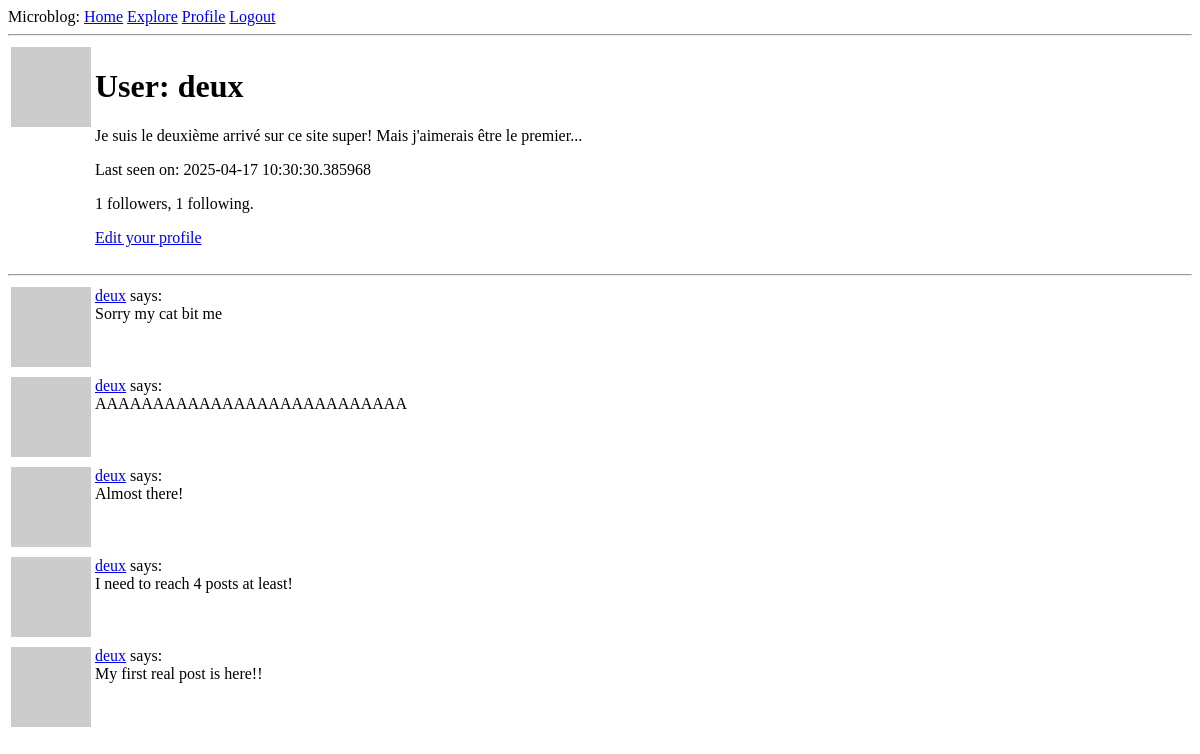
The page /user/deux (signed in) on the database as committed earlier.
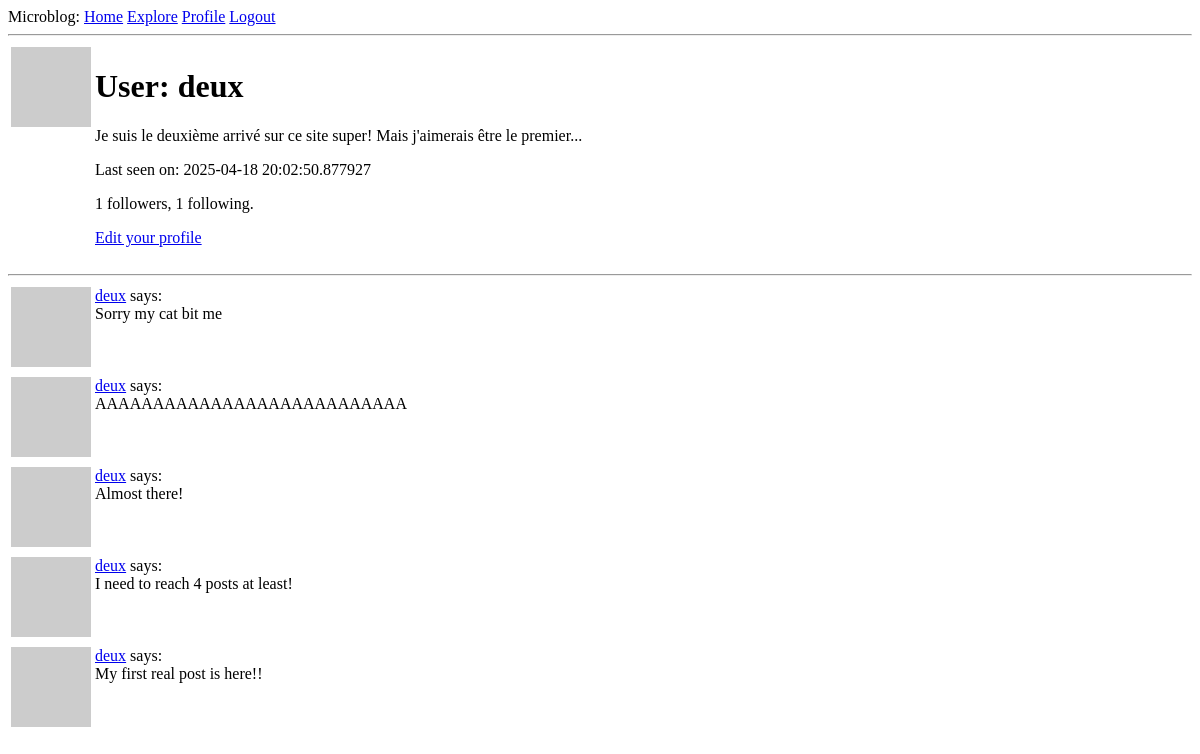
The same page on the database as committed later.
### app/models.py (models this page shows, shortened)
class User(UserMixin, db.Model):
    id: so.Mapped[int] = so.mapped_column(primary_key=True)
    username: so.Mapped[str] = so.mapped_column(sa.String(64), index=True, unique=True)
    email: so.Mapped[str] = so.mapped_column(sa.String(120), index=True, unique=True)
    password_hash: so.Mapped[Optional[str]] = so.mapped_column(sa.String(256))
    posts: so.WriteOnlyMapped["Post"] = so.relationship(back_populates="author")
    about_me: so.Mapped[Optional[str]] = so.mapped_column(sa.String(140))
    last_seen: so.Mapped[Optional[datetime]] = so.mapped_column(
        default=lambda: datetime.now(timezone.utc)
    )
    following: so.WriteOnlyMapped["User"] = so.relationship(
        secondary=followers,
        primaryjoin=(followers.c.follower_id == id),
        secondaryjoin=(followers.c.followed_id == id),
        back_populates="followers",
    )
    followers: so.WriteOnlyMapped["User"] = so.relationship(
        secondary=followers,
        primaryjoin=(followers.c.followed_id == id),
        secondaryjoin=(followers.c.follower_id == id),
        back_populates="following",
    )
    def avatar(self, size):
        digest = md5(self.email.lower().encode("utf-8")).hexdigest()
        return f"https://www.gravatar.com/avatar/{digest}?d=identicon&s={size}"
    def followers_count(self):
        query = sa.select(sa.func.count()).select_from(
            self.followers.select().subquery()
        )
        return db.session.scalar(query)
    def following_count(self):
        query = sa.select(sa.func.count()).select_from(
            self.following.select().subquery()
        )
        return db.session.scalar(query)

class Post(db.Model):
    id: so.Mapped[int] = so.mapped_column(primary_key=True)
    body: so.Mapped[str] = so.mapped_column(sa.String(140))
    timestamp: so.Mapped[datetime] = so.mapped_column(
        index=True, default=lambda: datetime.now(timezone.utc)
    )
    user_id: so.Mapped[int] = so.mapped_column(sa.ForeignKey(User.id), index=True)
    author: so.Mapped[User] = so.relationship(back_populates="posts")

### app/routes.py (the view)
@app.route("/user/<username>")
@login_required
def user(username):
    user = db.first_or_404(sa.select(User).where(User.username == username))
    page = request.args.get(key="page", default=1, type=int)
    query = user.posts.select().order_by(Post.timestamp.desc())
    posts = db.paginate(
        query, page=page, per_page=app.config["POSTS_PER_PAGE"], error_out=False
    )
    prev_url = url_for("user", username=username, page=posts.prev_num) if posts.has_prev else None
    next_url = url_for("user", username=username, page=posts.next_num) if posts.has_next else None
    form = EmptyForm()
    return render_template(
        "user.html",
        user=user,
        posts=posts,
        form=form,
        prev_url=prev_url,
        next_url=next_url,
    )

### app/models.py (called while the page is built)
@login.user_loader
def load_user(id):
    return db.session.get(User, int(id))

### app/routes.py (called while the page is built)
@app.before_request
def before_request():
    if current_user.is_authenticated:
        current_user.last_seen = datetime.now(timezone.utc)
        db.session.commit()

### app/templates/user.html (shortened to what this page needs)
{% extends 'base.html' %}
{% block content %}
<table>
  <tr valign="top">
    <td><img src="{{ user.avatar(128) }}"></td>
    <td>
      <h1>User: {{ user.username }}</h1>
      {% if user.about_me %}<p>{{ user.about_me }}</p>{% endif %}
      {% if user.last_seen %}<p>Last seen on: {{ user.last_seen }}</p>{% endif %}
      <p>{{ user.followers_count() }} followers, {{ user.following_count() }} following.</p>
      {% if user==current_user %}
      <p><a href="{{ url_for('edit_profile') }}">Edit your profile</a></p>
      {% endif %}
    </td>
  </tr>
</table>
<hr>
{% for post in posts %}
{% include '_post.html' %}
{% endfor %}
{% endblock %}

### app/templates/base.html (shortened to what this page needs)
<!doctype html>
<html>
<head>
</head>
<body>
    <div>Microblog:
        <a href="{{ url_for('index') }}">Home</a>
        <a href="{{ url_for('explore') }}">Explore</a>
        {% if current_user.is_anonymous %}
        <a href="{{ url_for('login') }}">Login</a>
        {% else %}
        <a href="{{ url_for('user', username=current_user.username) }}">Profile</a>
        <a href="{{ url_for('logout') }}">Logout</a>
        {% endif %}
    </div>
    <hr>
    {% block content %}{% endblock %}
</body>
</html>

### app/templates/_post.html
<table>
    <tr valign="top">
        <td><img src="{{ post.author.avatar(36) }}"></td>
        <td><a href="{{ url_for('user', username=post.author.username) }}">{{ post.author.username }}</a> says:<br>
            {{ post.body }}</td>
    </tr>
</table>

Rows that differ between the two databases and show on the page:
changed User "deux": last_seen "2025-04-17 10:30:30.385968" → "2025-04-18 20:02:50.877927"
